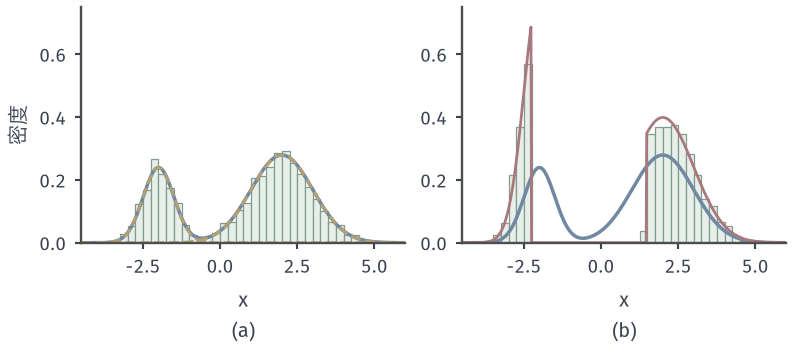

The Python source for this figure:
from pathlib import Path
import sys
ROOT = next(p for p in Path(__file__).resolve().parents if (p/"build.sh").is_file() and (p/"tex/book.tex").is_file())
sys.path.insert(0, str(ROOT/"figures/07-probability/08-sampling-and-integration/matplotlib/sgen-common"))
from sgen_common import *
from statistics import NormalDist
# Target: mixture 0.3 N(-2, 0.5^2) + 0.7 N(2, 1).
# (a) correct two-step generation, independent U_0 (label) and U_1 (inside the component); n = 4000, seed 3.
# (b) wrong reuse: the same U picks the label and is fed to the component quantile.
#     The output has density f_1 on x <= -2 + 0.5 Phi^{-1}(0.3) and f_2 on x > 2 + Phi^{-1}(0.3).
N = NormalDist(); Phiinv = np.vectorize(N.inv_cdf)
rng = np.random.default_rng(3); n = 4000
U0, U1 = rng.random(n), rng.random(n)
K = (U0 > .3).astype(int)
m = np.array(M_MIX); s = np.array(S_MIX)
Xok = m[K]+s[K]*Phiinv(U1)
Xbad = m[K]+s[K]*Phiinv(U0)
c1 = -2+.5*N.inv_cdf(.3); c2 = 2+N.inv_cdf(.3)
x = np.linspace(-4.5, 6, 600)
bad = np.where(x <= c1, .3*0+npdf(x, -2, .5), 0)+np.where(x > c2, npdf(x, 2, 1), 0)
fig, (A, B) = figure(width_mm=112, height_mm=50, ncols=2)
bins = np.linspace(-4.5, 6, 43)
for ax, X in ((A, Xok), (B, Xbad)):
    style(ax)
    ax.hist(X, bins=bins, density=True, color=GREEN_FILL, edgecolor=GREEN, lw=.5)
    ax.plot(x, mix_pdf(x), color=BLUE, lw=1.4)
    ax.set_xlim(-4.5, 6); ax.set_ylim(0, .75); ax.set_yticks([0, .2, .4, .6])
A.plot(x, .3*npdf(x, -2, .5), color=YELLOW, lw=1.1, ls='--')
A.plot(x, .7*npdf(x, 2, 1), color=YELLOW, lw=1.1, ls='--')
B.plot(x, bad, color=RED, lw=1.1)
A.set_ylabel('密度'); sub(A, 'a', '$x$'); sub(B, 'b', '$x$')
save(fig, HERE(__file__), 'figure', {'n': n, 'seed': 3, 'c1': c1, 'c2': c2})
print(c1, c2)
